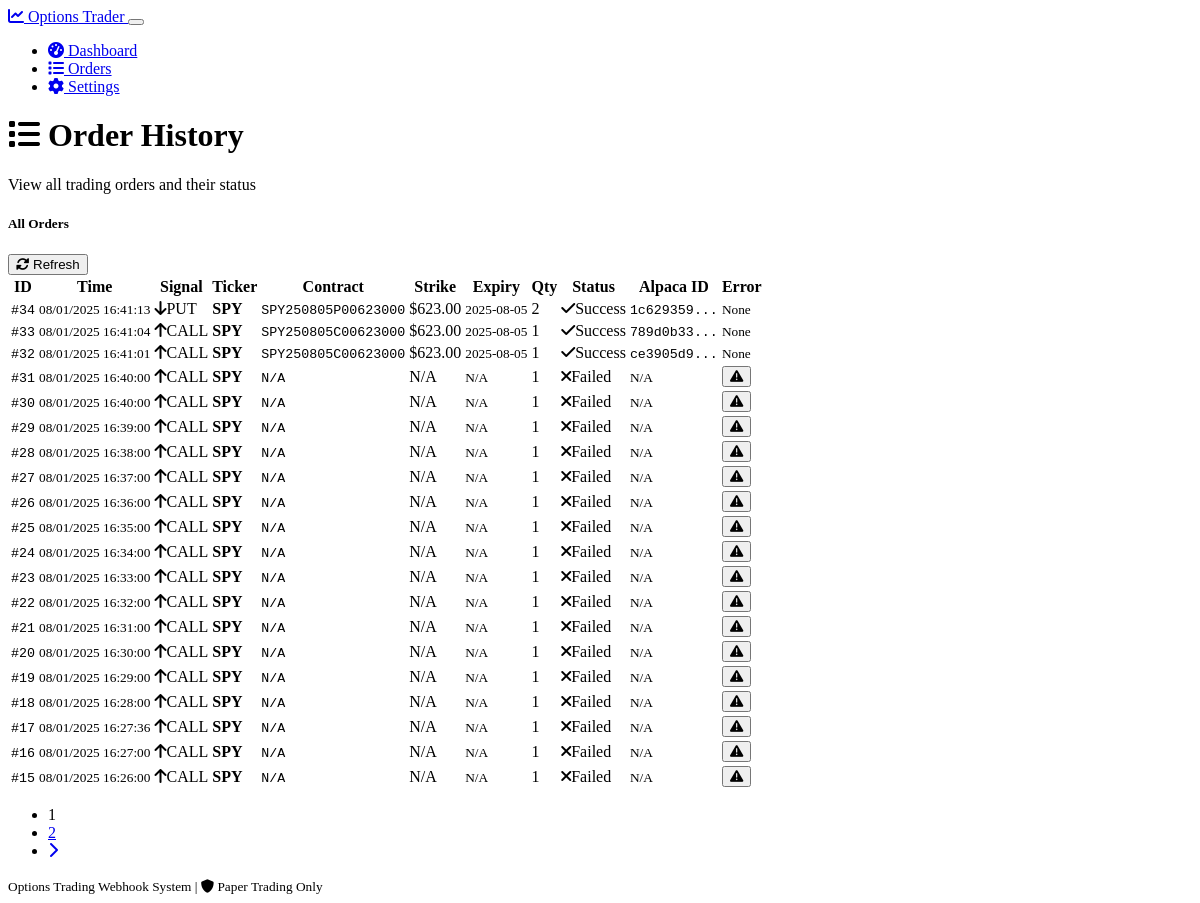
The page /orders on the database its author committed.
### models.py (models this page shows, shortened)
class Order(db.Model):
    id = db.Column(db.Integer, primary_key=True)
    ticker = db.Column(db.String(10), nullable=False)
    signal = db.Column(db.String(10), nullable=False)  # CALL or PUT
    contract_symbol = db.Column(db.String(50))
    quantity = db.Column(db.Integer, nullable=False)
    strike_price = db.Column(db.Float)
    expiry_date = db.Column(db.String(20))
    order_status = db.Column(db.String(20), default='pending')
    alpaca_order_id = db.Column(db.String(50))
    error_message = db.Column(Text)
    created_at = db.Column(db.DateTime, default=datetime.utcnow)
    filled_at = db.Column(db.DateTime)

### routes.py (the view)
@app.route("/orders")
def orders():
    page = request.args.get('page', 1, type=int)
    per_page = 20
    orders = Order.query.order_by(Order.created_at.desc()).paginate(
        page=page, per_page=per_page, error_out=False
    )
    return render_template('orders.html', orders=orders)

### templates/orders.html (shortened to what this page needs)
{% extends "base.html" %}
{% block content %}
<div class="row mb-4">
    <div class="col-12">
        <h1 class="h2 mb-0">
            <i class="fas fa-list me-2"></i>
            Order History
        </h1>
        <p class="text-muted">View all trading orders and their status</p>
    </div>
</div>
<div class="row">
    <div class="col-12">
        <div class="card">
            <div class="card-header d-flex justify-content-between align-items-center">
                <h5 class="mb-0">All Orders</h5>
                <button class="btn btn-outline-primary btn-sm" onclick="refreshOrders()">
                    <i class="fas fa-sync-alt me-1"></i> Refresh
                </button>
            </div>
            <div class="card-body">
                {% if orders.items %}
                    <div class="table-responsive">
                        <table class="table table-hover">
                            <thead>
                                <tr>
                                    <th>ID</th>
                                    <th>Time</th>
                                    <th>Signal</th>
                                    <th>Ticker</th>
                                    <th>Contract</th>
                                    <th>Strike</th>
                                    <th>Expiry</th>
                                    <th>Qty</th>
                                    <th>Status</th>
                                    <th>Alpaca ID</th>
                                    <th>Error</th>
                                </tr>
                            </thead>
                            <tbody>
                                {% for order in orders.items %}
                                <tr>
                                    <td>
                                        <small class="font-monospace">#{{ order.id }}</small>
                                    </td>
                                    <td>
                                        <small>
                                            {{ order.created_at.strftime('%m/%d/%Y %H:%M:%S') if order.created_at else 'N/A' }}
                                        </small>
                                    </td>
                                    <td>
                                        <span class="badge bg-{{ 'success' if order.signal == 'CALL' else 'danger' }}">
                                            {% if order.signal == 'CALL' %}
                                                <i class="fas fa-arrow-up me-1"></i>{{ order.signal }}
                                            {% else %}
                                                <i class="fas fa-arrow-down me-1"></i>{{ order.signal }}
                                            {% endif %}
                                        </span>
                                    </td>
                                    <td><strong>{{ order.ticker }}</strong></td>
                                    <td>
                                        <small class="font-monospace">
                                            {{ order.contract_symbol or 'N/A' }}
                                        </small>
                                    </td>
                                    <td>
                                        {% if order.strike_price %}
                                            ${{ "%.2f"|format(order.strike_price) }}
                                        {% else %}
                                            N/A
                                        {% endif %}
                                    </td>
                                    <td>
                                        <small>{{ order.expiry_date or 'N/A' }}</small>
                                    </td>
                                    <td>{{ order.quantity }}</td>
                                    <td>
                                        {% if order.order_status == 'submitted' %}
                                            <span class="badge bg-success">
                                                <i class="fas fa-check me-1"></i>Success
                                            </span>
                                        {% elif order.order_status == 'failed' %}
                                            <span class="badge bg-danger">
                                                <i class="fas fa-times me-1"></i>Failed
                                            </span>
                                        {% elif order.order_status == 'processing' %}
                                            <span class="badge bg-warning">
                                                <i class="fas fa-clock me-1"></i>Processing
                                            </span>
                                        {% else %}
                                            <span class="badge bg-secondary">{{ order.order_status }}</span>
                                        {% endif %}
                                    </td>
                                    <td>
                                        {% if order.alpaca_order_id %}
                                            <small class="font-monospace">{{ order.alpaca_order_id[:8] }}...</small>
                                        {% else %}
                                            <small class="text-muted">N/A</small>
                                        {% endif %}
                                    </td>
                                    <td>
                                        {% if order.error_message %}
                                            <button class="btn btn-outline-danger btn-sm"
                                                    data-bs-toggle="tooltip"
                                                    title="{{ order.error_message }}">
                                                <i class="fas fa-exclamation-triangle"></i>
                                            </button>
                                        {% else %}
                                            <small class="text-muted">None</small>
                                        {% endif %}
                                    </td>
                                </tr>
                                {% endfor %}
                            </tbody>
                        </table>
                    </div>
                    {% if orders.pages > 1 %}
                        <nav aria-label="Order pagination" class="mt-3">
                            <ul class="pagination justify-content-center">
                                {% for page_num in orders.iter_pages() %}
                                    {% if page_num %}
                                        {% if page_num != orders.page %}
                                            <li class="page-item">
                                                <a class="page-link" href="{{ url_for('orders', page=page_num) }}">{{ page_num }}</a>
                                            </li>
                                        {% else %}
                                            <li class="page-item active">
                                                <span class="page-link">{{ page_num }}</span>
                                            </li>
                                        {% endif %}
                                    {% else %}
                                        <li class="page-item disabled">
                                            <span class="page-link">...</span>
                                        </li>
                                    {% endif %}
                                {% endfor %}
                                {% if orders.has_next %}
                                    <li class="page-item">
                                        <a class="page-link" href="{{ url_for('orders', page=orders.next_num) }}">
                                            <i class="fas fa-chevron-right"></i>
                                        </a>
                                    </li>
                                {% endif %}
                            </ul>
                        </nav>
                    {% endif %}
                {% endif %}
            </div>
        </div>
    </div>
</div>
{% endblock %}

### templates/base.html (shortened to what this page needs)
<!DOCTYPE html>
<html lang="en" data-bs-theme="dark">
<head>
    <link href="https://cdn.replit.com/agent/bootstrap-agent-dark-theme.min.css" rel="stylesheet">
    <link rel="stylesheet" href="https://cdnjs.cloudflare.com/ajax/libs/font-awesome/6.0.0/css/all.min.css">
    <link rel="stylesheet" href="{{ url_for('static', filename='css/trading.css') }}">
</head>
<body>
    <nav class="navbar navbar-expand-lg navbar-dark bg-dark border-bottom">
        <div class="container">
            <a class="navbar-brand" href="{{ url_for('dashboard') }}">
                <i class="fas fa-chart-line me-2"></i>
                Options Trader
            </a>
            <button class="navbar-toggler" type="button" data-bs-toggle="collapse" data-bs-target="#navbarNav">
            </button>
            <div class="collapse navbar-collapse" id="navbarNav">
                <ul class="navbar-nav ms-auto">
                    <li class="nav-item">
                        <a class="nav-link {% if request.endpoint == 'dashboard' %}active{% endif %}"
                           href="{{ url_for('dashboard') }}">
                            <i class="fas fa-tachometer-alt me-1"></i> Dashboard
                        </a>
                    </li>
                    <li class="nav-item">
                        <a class="nav-link {% if request.endpoint == 'orders' %}active{% endif %}"
                           href="{{ url_for('orders') }}">
                            <i class="fas fa-list me-1"></i> Orders
                        </a>
                    </li>
                    <li class="nav-item">
                        <a class="nav-link {% if request.endpoint == 'settings' %}active{% endif %}"
                           href="{{ url_for('settings') }}">
                            <i class="fas fa-cog me-1"></i> Settings
                        </a>
                    </li>
                </ul>
            </div>
        </div>
    </nav>
    <main class="container my-4">
        {% block content %}{% endblock %}
    </main>
    <footer class="bg-dark text-center py-3 mt-5">
        <div class="container">
            <small class="text-muted">
                Options Trading Webhook System |
                <i class="fas fa-shield-alt me-1"></i> Paper Trading Only
            </small>
        </div>
    </footer>
</body>
</html>

### static/css/trading.css (style rules this page uses)
.font-monospace { font-family: 'SF Mono', Monaco, 'Inconsolata', 'Fira Code', 'Fira Mono', 'Droid Sans Mono', 'Consolas', monospace; }
.navbar-nav .nav-link.active { background-color: rgba(255, 255, 255, 0.1); border-radius: 0.25rem; }
footer { border-top: 1px solid rgba(255, 255, 255, 0.1); }

### rows shown on the page
Order: id "34", created_at "08/01/2025 16:41:13", signal "PUT", ticker "SPY", contract_symbol "SPY250805P00623000", strike_price "623.00", expiry_date "2025-08-05", quantity "2", order_status "submitted" (drawn), alpaca_order_id "1c629359", shows "None"
Order: id "33", created_at "08/01/2025 16:41:04", signal "CALL", ticker "SPY", contract_symbol "SPY250805C00623000", strike_price "623.00", expiry_date "2025-08-05", quantity "1", order_status "submitted" (drawn), alpaca_order_id "789d0b33", shows "None"
Order: id "32", created_at "08/01/2025 16:41:01", signal "CALL", ticker "SPY", contract_symbol "SPY250805C00623000", strike_price "623.00", expiry_date "2025-08-05", quantity "1", order_status "submitted" (drawn), alpaca_order_id "ce3905d9", shows "None"
Order: id "31", created_at "08/01/2025 16:40:00", signal "CALL", ticker "SPY", contract_symbol "N/A", expiry_date "N/A", quantity "1", order_status "failed" (drawn)
Order: id "30", created_at "08/01/2025 16:40:00", signal "CALL", ticker "SPY", contract_symbol "N/A", expiry_date "N/A", quantity "1", order_status "failed" (drawn)
Order: id "29", created_at "08/01/2025 16:39:00", signal "CALL", ticker "SPY", contract_symbol "N/A", expiry_date "N/A", quantity "1", order_status "failed" (drawn)
Order: id "28", created_at "08/01/2025 16:38:00", signal "CALL", ticker "SPY", contract_symbol "N/A", expiry_date "N/A", quantity "1", order_status "failed" (drawn)
Order: id "27", created_at "08/01/2025 16:37:00", signal "CALL", ticker "SPY", contract_symbol "N/A", expiry_date "N/A", quantity "1", order_status "failed" (drawn)
Order: id "26", created_at "08/01/2025 16:36:00", signal "CALL", ticker "SPY", contract_symbol "N/A", expiry_date "N/A", quantity "1", order_status "failed" (drawn)
Order: id "25", created_at "08/01/2025 16:35:00", signal "CALL", ticker "SPY", contract_symbol "N/A", expiry_date "N/A", quantity "1", order_status "failed" (drawn)
Order: id "24", created_at "08/01/2025 16:34:00", signal "CALL", ticker "SPY", contract_symbol "N/A", expiry_date "N/A", quantity "1", order_status "failed" (drawn)
Order: id "23", created_at "08/01/2025 16:33:00", signal "CALL", ticker "SPY", contract_symbol "N/A", expiry_date "N/A", quantity "1", order_status "failed" (drawn)
Order: id "22", created_at "08/01/2025 16:32:00", signal "CALL", ticker "SPY", contract_symbol "N/A", expiry_date "N/A", quantity "1", order_status "failed" (drawn)
Order: id "21", created_at "08/01/2025 16:31:00", signal "CALL", ticker "SPY", contract_symbol "N/A", expiry_date "N/A", quantity "1", order_status "failed" (drawn)
Order: id "20", created_at "08/01/2025 16:30:00", signal "CALL", ticker "SPY", contract_symbol "N/A", expiry_date "N/A", quantity "1", order_status "failed" (drawn)
Order: id "19", created_at "08/01/2025 16:29:00", signal "CALL", ticker "SPY", contract_symbol "N/A", expiry_date "N/A", quantity "1", order_status "failed" (drawn)
Order: id "18", created_at "08/01/2025 16:28:00", signal "CALL", ticker "SPY", contract_symbol "N/A", expiry_date "N/A", quantity "1", order_status "failed" (drawn)
Order: id "17", created_at "08/01/2025 16:27:36", signal "CALL", ticker "SPY", contract_symbol "N/A", expiry_date "N/A", quantity "1", order_status "failed" (drawn)
Order: id "16", created_at "08/01/2025 16:27:00", signal "CALL", ticker "SPY", contract_symbol "N/A", expiry_date "N/A", quantity "1", order_status "failed" (drawn)
Order: id "15", created_at "08/01/2025 16:26:00", signal "CALL", ticker "SPY", contract_symbol "N/A", expiry_date "N/A", quantity "1", order_status "failed" (drawn)

### other values the page prints
{{ page_num }} "1"
{{ page_num }} "2"
